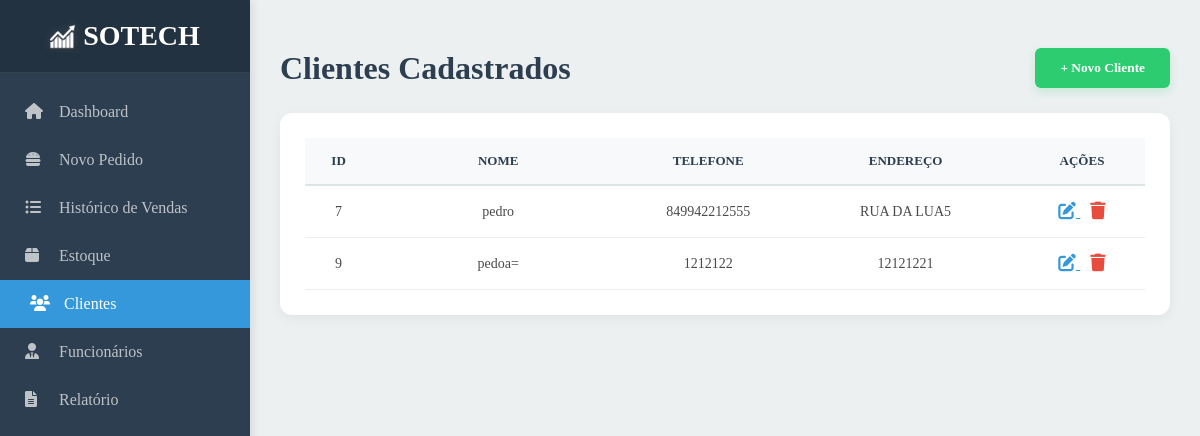
/clientes/, run on an earlier commit of the app's database.
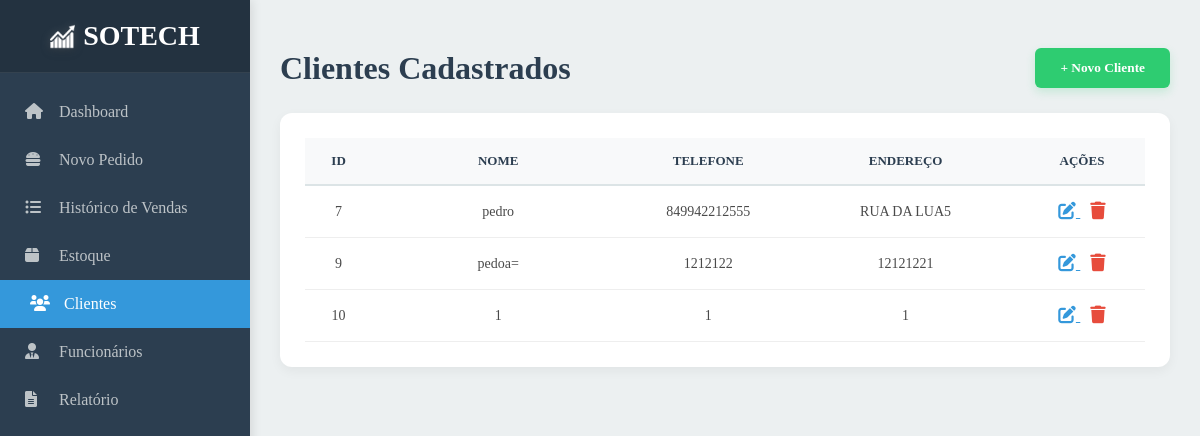
And on a later commit of the database.
### core/models.py (models this page shows, shortened)
class Cliente(models.Model):
    nome = models.CharField("Nome", max_length=50)
    endereco = models.CharField("Endereço", max_length=100)
    telefone = models.CharField("Telefone", max_length=15)

### core/views.py (the view)
# urls.py: path('clientes/',clientes,name="clientes"),
def clientes(request):
    form = ClienteForm(request.POST or None)
    clientes = Cliente.objects.all()
    if form.is_valid():
        form.save()
        return redirect("clientes")
    context={
        "form" : form,
        "clients" : clientes,
    }
    return render(request,"html/clientes.html",context)

### core/templates/html/clientes.html (shortened to what this page needs)
{% extends 'base.html' %}
{% load static %}
{% load widget_tweaks %}
{% block estilo %}
<link rel="stylesheet" href="{% static 'style/style_clientes.css' %}?{% now 'U' %}">
{% endblock %}
{% block conteudo %}
<main class="main-content">
    <header class="main-header">
        <h1>Clientes Cadastrados</h1>
        <button class="btn-add" onclick="document.getElementById('modalCliente').style.display='block'">+ Novo
            Cliente</button>
    </header>
    <div class="table-card">
        <table class="clients-table">
            <thead>
                <tr>
                    <th>ID</th>
                    <th>Nome</th>
                    <th>Telefone</th>
                    <th>Endereço</th>
                    <th>Ações</th>
                </tr>
            </thead>
            <tbody>
                {% for client in clients %}
                <tr>
                    <td>{{client.id}}</td>
                    <td>{{client.nome}}</td>
                    <td>{{client.telefone}}</td>
                    <td>{{client.endereco}}</td>
                    <td>
                        <a class="btn-edit" href="{% url 'cliente_editar' client.id %}">
                               <i class="fas fa-edit"> </i></button>
                        <a class="btn-delete" href="{% url 'cliente_remover' client.id %}">
                                <i class="fas fa-trash"></i> </button>
                    </td>
                </tr>
                {% endfor %}
            </tbody>
        </table>
    </div>
</main>
</div>
{% endblock %}

### templates/base.html (shortened to what this page needs)
{% load static %}
<!DOCTYPE html>
<html lang="pt-br">
<head>
    <link rel="stylesheet" href="{% static 'style/global.css' %}?{% now 'U' %}">
    <link rel="stylesheet" href="https://cdnjs.cloudflare.com/ajax/libs/font-awesome/6.0.0/css/all.min.css">
    {% block estilo %}{% endblock %}
</head>
<body>
    <div class="wrapper">
        {% include 'barra_lateral.html' %}
        {% block conteudo %}{% endblock %}
</body>
</html>

### templates/barra_lateral.html
{% load static %}
<aside class="sidebar">
  <div class="logo">
    <img src="{% static 'imgs/lg.png' %}" alt="SOTECH">
    <span>SO<span class="tech">TECH</span></span>
</div>
    <nav>
        <ul>
            <li id="inicio"><a href="{% url 'dashboard' %}"><i class="fas fa-home"></i> Dashboard</a></li>
            <li id="pedido"><a href="{% url 'pedido' %}"><i class="fas fa-hamburger"></i> Novo Pedido</a></li>
            <li id="historico"><a href="{% url 'historico' %}"><i class="fas fa-list-ul"></i> Histórico de Vendas</a>
            </li>
            <li id="estoque"><a href="{% url 'estoque' %}"><i class="fas fa-box"></i> Estoque</a></li>
            <li id="clientes"><a href="{% url 'clientes' %}"><i class="fas fa-users"></i> Clientes</a></li>
            <li id="funcionarios"><a href="{% url 'funcionarios' %}"><i class="fas fa-user-tie"></i> Funcionários</a>
            </li>
            <li id="relatorio"><a href="{% url 'relatorio' %}"><i class="fas fa-file-alt"></i> Relatório</a></li>
        </ul>
    </nav>
</aside>

### core/static/style/global.css (style rules this page uses)
:root { --primary: #2C3E50; --secondary: #3498DB; --success: #2ECC71; --warning: #F1C40F; --danger: #E74C3C; --bg: #ECF0F1; --white: #FFFFFF; --text: #2C3E50; --border: #DCE4E6; }
.logo { padding: 20px; display: flex; align-items: center; justify-content: center; gap: 8px; background: rgba(0, 0, 0, 0.2); border-bottom: 1px solid rgba(255, 255, 255, 0.08); }
.logo img { width: 25px; height: auto; filter: drop-shadow(0 0 4px rgba(255,255,255,0.2)) drop-shadow(0 2px 4px rgba(0,0,0,0.3)); }
.logo span { color: #ffffff; font-family: 'Rajdhani', Rajdhani-serif; font-size: 28px; font-weight: 700; }
.tech { color: #60a5fa; }

### core/static/style/style_clientes.css (style rules this page uses)
* { margin: 0; padding: 0; box-sizing: border-box; font-family: 'Rajdhani', Rajdhani-serif; }
body { display: flex; background-color: var(--bg); color: var(--text); min-height: 100vh; }
.sidebar { width: 250px; height: 100vh; background-color: var(--primary); display: flex; flex-direction: column; position: fixed; box-shadow: 2px 0 10px rgba(0, 0, 0, 0.1); }
.sidebar nav ul { list-style: none; margin-top: 15px; }
.sidebar nav ul li a { display: block; padding: 15px 25px; text-decoration: none; color: #BDC3C7; font-weight: 500; transition: 0.3s ease; }
.sidebar nav ul li a i { margin-right: 10px; width: 20px; }
.sidebar nav ul li.active a, .sidebar nav ul li a:hover { background-color: var(--secondary); color: var(--white); padding-left: 30px; }
.main-content { flex: 1; padding: 30px; margin-left: 250px; width: calc(100% - 250px); }
.main-header { display: flex; justify-content: space-between; align-items: center; margin-bottom: 25px; }
.btn-add { background: var(--success); color: white; border: none; padding: 12px 25px; border-radius: 6px; cursor: pointer; font-weight: bold; transition: 0.3s; box-shadow: 0 4px 10px rgba(46, 204, 113, 0.2); }
.table-card { background: var(--white); padding: 25px; border-radius: 12px; box-shadow: 0 4px 12px rgba(0, 0, 0, 0.05); width: 100%; overflow-x: auto; }
.clients-table { width: 100%; border-collapse: collapse; table-layout: fixed; }
.clients-table th { padding: 15px; text-align: center; font-size: 13px; font-weight: bold; text-transform: uppercase; background: #F8F9FA; color: var(--primary); border-bottom: 2px solid var(--border); }
.clients-table td { padding: 15px; border-bottom: 1px solid #EEE; text-align: center; vertical-align: middle; word-wrap: break-word; font-size: 14px; color: #4A4A4A; }
.clients-table th:nth-child(1), .clients-table td:nth-child(1) { width: 8%; }
.clients-table th:nth-child(2), .clients-table td:nth-child(2) { width: 30%; }
.clients-table th:nth-child(3), .clients-table td:nth-child(3) { width: 20%; }
.clients-table th:nth-child(4), .clients-table td:nth-child(4) { width: 27%; }
.clients-table th:nth-child(5), .clients-table td:nth-child(5) { width: 15%; }
.btn-edit { color: var(--secondary); background: none; border: none; cursor: pointer; margin-right: 10px; font-size: 1.1rem; transition: 0.2s; }
.btn-delete { color: var(--danger); background: none; border: none; cursor: pointer; font-size: 1.1rem; transition: 0.2s; }

What changed in the data, as far as the page shows it:
added Cliente: id "10", nome "1", telefone "1", endereco "1"
